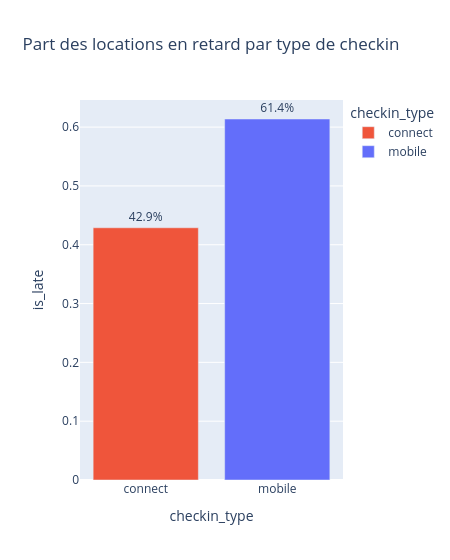

Notebook code cell kept with this figure:
### Code cell
late_by_checkin = dfda.dropna(subset=['is_late']).groupby('checkin_type')['is_late'].mean().reset_index()
late_by_checkin['pct_label'] = late_by_checkin['is_late'].apply(lambda x: f"{x:.1%}")
fig = px.bar(
    late_by_checkin, x='checkin_type', y='is_late', color='checkin_type',
    color_discrete_map=checkin_colors, text='pct_label',
    title='Part des locations en retard par type de checkin', width=450
)
fig.update_traces(textposition='outside')
fig.show()

### Figure 1 — Plotly figure (JSON) as saved in the notebook; plotly's stock layout.template omitted (floating-point values rounded to 4 significant figures)
{"data": [{"hovertemplate": "checkin_type=%{x}<br>is_late=%{y}<br>pct_label=%{text}<extra></extra>", "legendgroup": "connect", "marker": {"color": "#EF553B", "pattern": {"shape": ""}}, "name": "connect", "orientation": "v", "showlegend": true, "text": ["42.9%"], "textposition": "outside", "type": "bar", "x": ["connect"], "xaxis": "x", "y": [0.4289], "yaxis": "y"}, {"hovertemplate": "checkin_type=%{x}<br>is_late=%{y}<br>pct_label=%{text}<extra></extra>", "legendgroup": "mobile", "marker": {"color": "#636EFA", "pattern": {"shape": ""}}, "name": "mobile", "orientation": "v", "showlegend": true, "text": ["61.4%"], "textposition": "outside", "type": "bar", "x": ["mobile"], "xaxis": "x", "y": [0.6138], "yaxis": "y"}], "layout": {"barmode": "relative", "legend": {"title": {"text": "checkin_type"}, "tracegroupgap": 0}, "title": {"text": "Part des locations en retard par type de checkin"}, "width": 450, "xaxis": {"anchor": "y", "categoryarray": ["connect", "mobile"], "categoryorder": "array", "domain": [0, 1], "title": {"text": "checkin_type"}}, "yaxis": {"anchor": "x", "domain": [0, 1], "title": {"text": "is_late"}}}}
